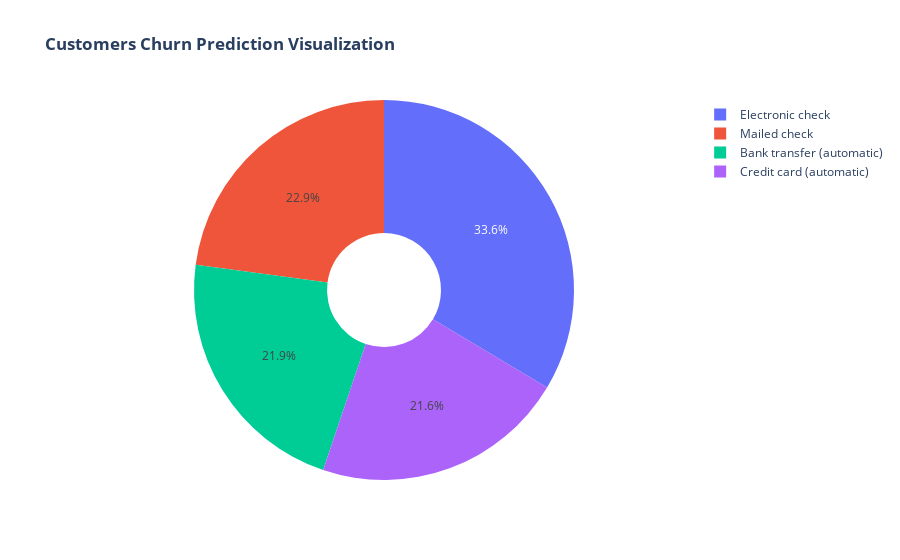

Notebook code cell kept with this figure:
### Markdown cell above
## PaymentMethod

### Code cell
labels = df['PaymentMethod'].unique()
values = df['PaymentMethod'].value_counts()

fig = go.Figure(data=[go.Pie(labels=labels, values=values, hole=.3)])
fig.update_layout(title_text="<b>Customers Churn Prediction Visualization</b>")
fig.show()

### Figure 1 — Plotly figure (JSON) as saved in the notebook; plotly's stock layout.template omitted (floating-point values rounded to 4 significant figures)
{"data": [{"hole": 0.3, "labels": ["Electronic check", "Mailed check", "Bank transfer (automatic)", "Credit card (automatic)"], "type": "pie", "values": [2365, 1612, 1544, 1522]}], "layout": {"title": {"text": "<b>Customers Churn Prediction Visualization</b>"}}}
